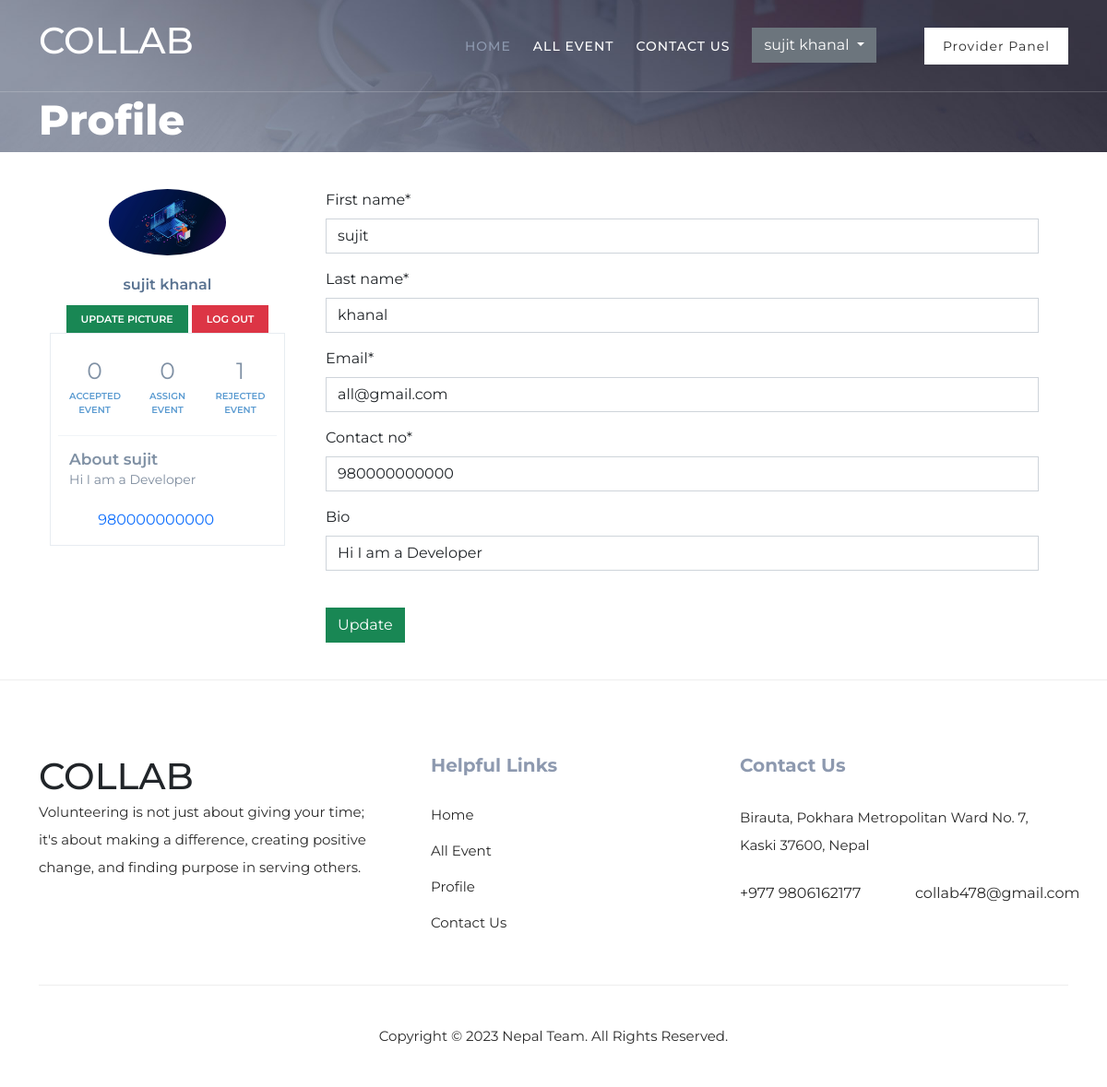
The page /profile/ (signed in) on the database its author committed.
### users/models.py (models this page shows, shortened)
class User(AbstractBaseUser, PermissionsMixin):
    first_name = models.CharField(max_length=100, null=True)
    last_name = models.CharField(max_length=100, null=True)
    email = models.EmailField(max_length=254, unique=True)
    bio = models.CharField(max_length=254, null=True, blank=True)
    profile_pic = models.ImageField(default="profile_pic/default.png", upload_to="profile_pic/")
    contact_no = models.IntegerField(default=980000000000)
    skills = TaggableManager()
    is_provider = models.BooleanField(default=False)
    is_volunteer = models.BooleanField(default=False)
    is_staff = models.BooleanField(default=False)
    is_superuser = models.BooleanField(default=False)
    is_active = models.BooleanField(default=True)
    last_login = models.DateTimeField(null=True, blank=True)
    date_joined = models.DateTimeField(auto_now_add=True)
    USERNAME_FIELD = 'email'
    EMAIL_FIELD = 'email'
    REQUIRED_FIELDS = []
    objects = UserManager()

### userprofiles/views.py (the view, shortened to what this page needs)
# urls.py: path('profile/', UserProfileView.as_view(), name='profile'),
class UserProfileView(LoginRequiredMixin, TemplateView):
    template_name = 'profile/profile.html'
    success_url = reverse_lazy('profile')
    def get_context_data(self,*args, **kwargs):
        context = super(UserProfileView, self).get_context_data(*args,**kwargs)
        context['profile_form'] = UserProfileForm(instance=self.request.user)
        context['rejected_event'] = VolunteerRequest.objects.filter(user=self.request.user, rejected=True)
        context['accepted_event'] = VolunteerRequest.objects.filter(user=self.request.user, accepted=True)
        context['assign_event'] = VolunteerAssignment.objects.filter(user=self.request.user)
        return context

### userprofiles/forms.py
class UserProfileForm(forms.ModelForm):
    class Meta:
        model = User
        fields = ['first_name', 'last_name', 'email', 'contact_no', 'bio', 'skills']

### templates/profile/profile.html (shortened to what this page needs)
{% extends 'base/base.html' %}
{% load static %}
{% load crispy_forms_tags %}
{% block content %}
  <div class="page-heading">
    <div class="container">
      <div class="row">
        <div class="col-lg-8">
          <div class="top-text header-text">
            <h2>Profile</h2>
          </div>
        </div>
      </div>
    </div>
  </div>
  <div class="container">
    <div class="row profile">
      {% include 'profile/sidepanel.html' %}
      <div class="col-md-9">
        <div class="profile-content">
          <form method="post" action="">
            {{ profile_form|crispy }}
            <br>
            <button type="submit" class="btn btn-success">Update</button>
          </form>
        </div>
      </div>
    </div>
  </div>
{% endblock %}

### templates/base/base.html (shortened to what this page needs)
{% load static %}
<!DOCTYPE html>
<html lang="en">
  <head>
    <link href="{% static 'css/bootstrap.min.css' %}" rel="stylesheet">
    <link rel="stylesheet" href="css/fontawesome.css' %}">
    <link rel="stylesheet" href="{% static 'css/styles.css' %}">
    <link rel="stylesheet" href="{% static 'css/animated.css' %}">
    <link rel="stylesheet" href="{% static 'css/owl.css' %}">
  </head>
<body>
  <header class="header-area header-sticky wow slideInDown" data-wow-duration="0.75s" data-wow-delay="0s">
    <div class="container">
      <div class="row">
        <div class="col-12">
          <nav class="main-nav">
            <a href="/" class="logo">
              <h1>COLLAB</h1>
            </a>
            <ul class="nav">
              <li><a href="/" class="active">Home</a></li>
              <li><a href="/event/list/">All Event</a></li>
              <li><a href="/contact/form/">Contact Us</a></li>
              {% if request.user.is_authenticated %}
                <li>
                    <div class="dropdown">
                        <button class="btn btn-secondary dropdown-toggle" type="button" id="dropdownMenuButton1" data-bs-toggle="dropdown" aria-expanded="false">
                            {{request.user.first_name}} {{request.user.last_name}}
                        </button>
                    </div>
                </li>
                {% if request.user.is_provider %}
                <li><div class="main-white-button"><a href="/event/provider/event/list/">Provider Panel</a></div></li>
                {% endif %}
                {% else %}
                <li><div class="main-white-button"><a href="/accounts/login/">Login</a></div></li>
            {% endif %}
            </ul>
          </nav>
        </div>
      </div>
    </div>
  </header>
{% block content %}
{%endblock %}
  <footer>
    <div class="container">
      <div class="row">
        <div class="col-lg-4">
          <div class="about">
            <div class="logo">
             <h1>COLLAB</h1>
            </div>
            <p>Volunteering is not just about giving your time; it's about making a difference, creating positive change, and finding purpose in serving others.</p>
          </div>
        </div>
        <div class="col-lg-4">
          <div class="helpful-links">
            <h4>Helpful Links</h4>
            <div class="row">
              <div class="col-lg-6 col-sm-6">
                <ul>
                  <li><a href="/">Home</a></li>
                  <li><a href="/event/list/">All Event</a></li>
                  {% if request.user.is_authenticated %}
                    <li><a href="/profile/">Profile</a></li>
                  {% endif %}
                  <li><a href="/contact/form/">Contact Us</a></li>
                </ul>
              </div>
            </div>
          </div>
        </div>
        <div class="col-lg-4">
          <div class="contact-us">
            <h4>Contact Us</h4>
            <p>Birauta, Pokhara Metropolitan Ward No. 7, Kaski 37600, Nepal</p>
            <div class="row">
              <div class="col-lg-6">
                <a href="#">+977 9806162177</a>
              </div>
              <div class="col-lg-6">
                <a href="#">collab478@gmail.com</a>
              </div>
            </div>
          </div>
        </div>
        <div class="col-lg-12">
          <div class="sub-footer">
            <p>Copyright © 2023 Nepal Team. All Rights Reserved.
          </div>
        </div>
      </div>
    </div>
  </footer>
</body>
</html>

### templates/profile/sidepanel.html (shortened to what this page needs)
<div class="col-md-3">
    <div class="profile-sidebar">
      <div class="profile-userpic">
        <center>
          <img src="{{ request.user.profile_pic.url }}" class="img-responsive" alt="" />
        </center>
      </div>
      <div class="profile-usertitle">
        <div class="profile-usertitle-name">{{ request.user.first_name }} {{ request.user.last_name }}</div>
      </div>
      <div class="profile-userbuttons">
        <a href="/change/profile_pic/"><button type="button" class="btn btn-success btn-sm">Update Picture</button></a>
        <a href="/accounts/logout/"><button type="button" class="btn btn-danger btn-sm">Log Out</button></a>
      </div>
      <div class="portlet light bordered">
        <div class="row list-separated profile-stat">
          <div class="col-md-4 col-sm-4 col-xs-6">
            <div class="uppercase profile-stat-title">{{ accepted_event.count }}</div>
            <div class="uppercase profile-stat-text">Accepted Event</div>
          </div>
          <div class="col-md-4 col-sm-4 col-xs-6">
            <div class="uppercase profile-stat-title">{{ assign_event.count }}</div>
            <div class="uppercase profile-stat-text">Assign Event</div>
          </div>
          <div class="col-md-4 col-sm-4 col-xs-6">
            <div class="uppercase profile-stat-title">{{ rejected_event.count }}</div>
            <div class="uppercase profile-stat-text">Rejected Event</div>
          </div>
        </div>
        <div>
          <h4 class="profile-desc-title">About {{ request.user.first_name }}</h4>
          <span class="profile-desc-text">{{ request.user.bio }}</span>
          <div class="margin-top-20 profile-desc-link">
            <a href="#">{{ request.user.contact_no }}</a>
          </div>
        </div>
      </div>
    </div>
  </div>

### rows shown on the page
User: user.first_name "sujit", user.last_name "khanal", user.profile_pic (picture), user.bio "Hi I am a Developer", user.contact_no "980000000000", first_name "sujit", last_name "khanal", email "all@gmail.com", contact_no "980000000000", bio "Hi I am a Developer"

### other values the page prints
{{ accepted_event.count }} "0"
{{ assign_event.count }} "0"
{{ rejected_event.count }} "1"
